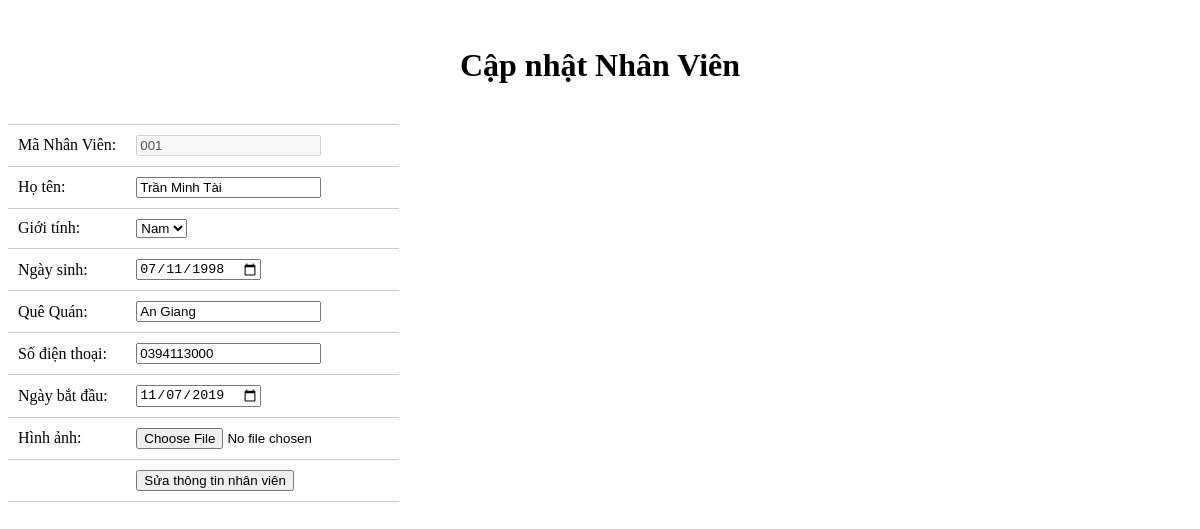
The page /suanhanvien.php?manv=001 on the database its author committed.
### tables this page shows
CREATE TABLE `nhanvien` (
  `manv` varchar(3) NOT NULL,
  `hoten` varchar(32) NOT NULL,
  `gioitinh` varchar(3) NOT NULL,
  `ngaysinh` date NOT NULL,
  `quequan` varchar(50) NOT NULL,
  `sodienthoai` varchar(10) NOT NULL,
  `ngaythamgia` date NOT NULL,
  `hinhanh` varchar(256) NOT NULL
);

### suanhanvien.php (the view, shortened to what this page needs)
<!DOCTYPE html>
<html lang="en">
<head>
</head>
<body>
    <div id="suahanghoa">
    <?php echo "<form action='./action/action-suanhanvien.php?manv=".$_GET['manv']."' method='post' enctype='multipart/form-data'>"; ?>
    <?php
        $manv = $_GET['manv'];
        include 'connect.php';
        $sql = "SELECT * FROM nhanvien WHERE manv = '$manv'";
        $result = $con->query($sql);
            if ($result->num_rows > 0){
                while ($row = $result->fetch_assoc()){
                    echo "
                    <h1>Cập nhật Nhân Viên</h1>
                        </br>
                        <table>
                            <tr>
                                <td>Mã Nhân Viên:</td><td><input disabled type='text' name='manv' value='".$row['manv']."'></td>
                            </tr>
                            <tr>
                                <td>Họ tên:</td><td><input type='text' name='hoten' value='".$row['hoten']."'></td>
                            </tr>";
                            if ($row['gioitinh'] == "Nam"){
                                echo "
                                <tr>
                                <td>Giới tính:</td>
                                <td>
                                    <select name='gioitinh'>
                                        <option selected value='Nam'>Nam</option>
                                        <option value='Nữ'>Nữ</option>
                                    </select>
                                </td>
                                </tr>
                                ";
                            }
                            echo "
                            <tr>
                                <td>Ngày sinh:</td><td><input type='date' name='ngaysinh' value='".$row['ngaysinh']."'></td>
                            </tr>
                            <tr>
                                <td>Quê Quán:</td><td><input type='text' name='quequan' value='".$row['quequan']."'></td>
                            </tr>
                            <tr>
                                <td>Số điện thoại:</td><td><input type='text' name='sodienthoai' value='".$row['sodienthoai']."'></td>
                            </tr>
                            <tr>
                                <td>Ngày bắt đầu:</td><td><input type='date' name='ngaybatdau' value='".$row['ngaythamgia']."'></td>
                            </tr>
                            <tr>
                            <td>Hình ảnh:</td><td><input type='file' name='hinhanh' value='".$row['hinhanh']."'></td>
                            </tr>
                            <tr>
                            <td></td>
                            <td>
                                <input type='submit' name='suasp' value='Sửa thông tin nhân viên'>
                            </td>
                        </tr>
                    </table>
                </form>";}
            }
                ?>
    </div>
</body>
</html>

### suanhanvien.php (style rules this page uses)
table, th, td { border-top:1px solid #ccc; border-bottom:1px solid #ccc; }
table { border-collapse:collapse; }
td, th { padding: 10px; }
h1 { text-align: center; }

### rows shown on the page
nhanvien: manv "001", hoten "Trần Minh Tài", ngaysinh "07/11/1998", quequan "An Giang", sodienthoai "0394113000", ngaybatdau "11/07/2019"
